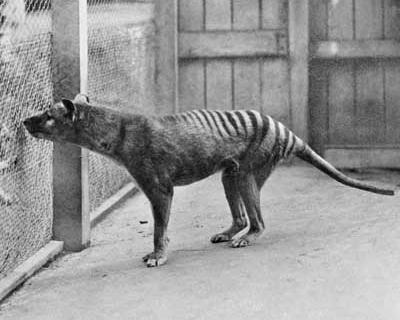
#> input picture 1017/thylacine.png, 400 x 320 px
$ python 1.py
#> lines starting #> are read from the running program, lines starting #| are printed output that depends on the picture
import skimage.io as io
x = io.imread('thylacine.png')
#> x is the input picture: shape (320, 400); min 0, max 255, mean 150.8

import skimage.transform as tr
x4 = tr.rescale(tr.rescale(x,0.25),4,order=0)
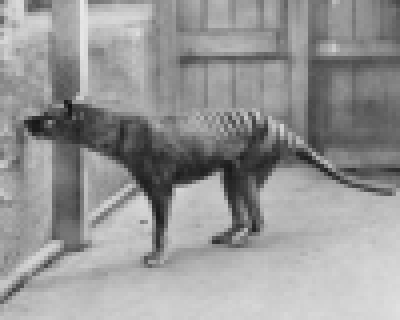
#> x4: shape (320, 400) float64; min 0.0672, max 0.91, mean 0.591
x16 = tr.rescale(tr.rescale(x,1/16),16,order=0)
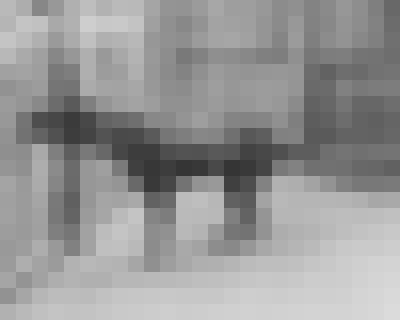
#> x16: shape (320, 400) float64; min 0.21, max 0.861, mean 0.591


io.imshow(x16)

$ run again, with 1017/blocks.jpg saved as 1017/thylacine.png
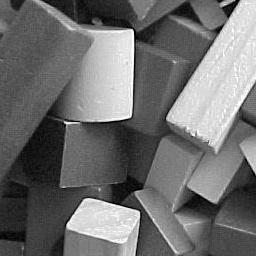
#> input picture 1017/blocks.jpg, 256 x 256 px
#> x is the input picture: shape (256, 256); min 0, max 255, mean 110.3
#> `x4 = tr.rescale(tr.rescale(x,0.25),4,order=0)`:
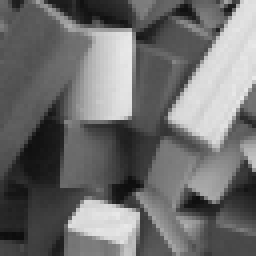
#> x4: shape (256, 256) float64; min 0.0545, max 0.917, mean 0.433
#> `x16 = tr.rescale(tr.rescale(x,1/16),16,order=0)`:
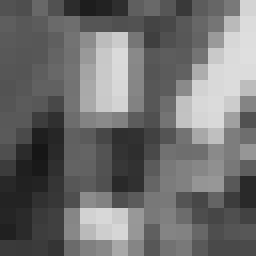
#> x16: shape (256, 256) float64; min 0.0886, max 0.875, mean 0.433
